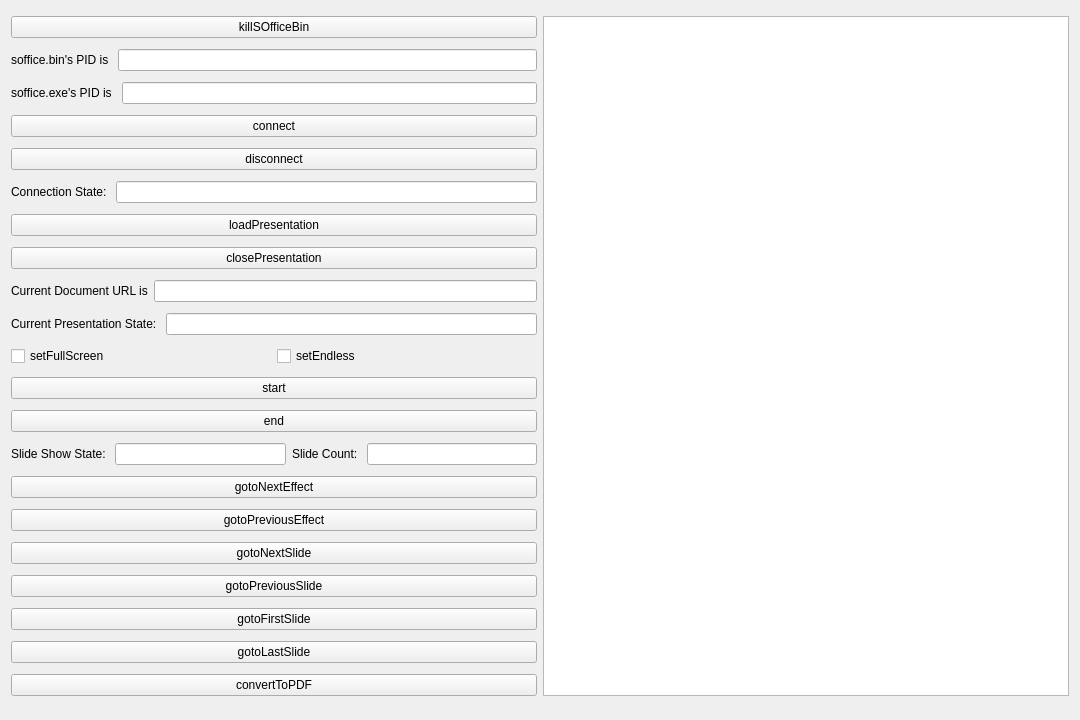
<?xml version="1.0" encoding="UTF-8"?>
<ui version="4.0">
 <class>Widget</class>
 <widget class="QWidget" name="Widget">
  <property name="geometry">
   <rect>
    <x>0</x>
    <y>0</y>
    <width>1080</width>
    <height>720</height>
   </rect>
  </property>
  <property name="windowTitle">
   <string>Slideshow Office API Test</string>
  </property>
  <layout class="QGridLayout" name="gridLayout">
   <item row="0" column="0">
    <widget class="QPushButton" name="pushButton_killSOfficeBin">
     <property name="text">
      <string>killSOfficeBin</string>
     </property>
    </widget>
   </item>
   <item row="0" column="1" rowspan="21">
    <widget class="QPlainTextEdit" name="plainTextEdit_log"/>
   </item>
   <item row="1" column="0">
    <layout class="QHBoxLayout" name="horizontalLayout_sOfficeBinPid">
     <item>
      <widget class="QLabel" name="label_sOfficeBinPid">
       <property name="text">
        <string>soffice.bin's PID is </string>
       </property>
      </widget>
     </item>
     <item>
      <widget class="QLineEdit" name="lineEdit_sOfficeBinPid">
       <property name="text">
        <string/>
       </property>
      </widget>
     </item>
    </layout>
   </item>
   <item row="2" column="0">
    <layout class="QHBoxLayout" name="horizontalLayout_sOfficeExePid">
     <item>
      <widget class="QLabel" name="label_sOfficeExePid">
       <property name="text">
        <string>soffice.exe's PID is </string>
       </property>
      </widget>
     </item>
     <item>
      <widget class="QLineEdit" name="lineEdit_sOfficeExePid">
       <property name="text">
        <string/>
       </property>
      </widget>
     </item>
    </layout>
   </item>
   <item row="3" column="0">
    <widget class="QPushButton" name="pushButton_connect">
     <property name="text">
      <string>connect</string>
     </property>
    </widget>
   </item>
   <item row="4" column="0">
    <widget class="QPushButton" name="pushButton_disconnect">
     <property name="text">
      <string>disconnect</string>
     </property>
    </widget>
   </item>
   <item row="5" column="0">
    <layout class="QHBoxLayout" name="horizontalLayout_connectionState">
     <item>
      <widget class="QLabel" name="label_connectionState">
       <property name="text">
        <string>Connection State: </string>
       </property>
      </widget>
     </item>
     <item>
      <widget class="QLineEdit" name="lineEdit_connectionState">
       <property name="text">
        <string/>
       </property>
      </widget>
     </item>
    </layout>
   </item>
   <item row="6" column="0">
    <widget class="QPushButton" name="pushButton_loadPresentation">
     <property name="text">
      <string>loadPresentation</string>
     </property>
    </widget>
   </item>
   <item row="7" column="0">
    <widget class="QPushButton" name="pushButton_closePresentation">
     <property name="text">
      <string>closePresentation</string>
     </property>
    </widget>
   </item>
   <item row="8" column="0">
    <layout class="QHBoxLayout" name="horizontalLayout_currentDocumentURL">
     <item>
      <widget class="QLabel" name="label_currentDocumentURL">
       <property name="text">
        <string>Current Document URL is</string>
       </property>
      </widget>
     </item>
     <item>
      <widget class="QLineEdit" name="lineEdit_currentDocumentURL">
       <property name="text">
        <string/>
       </property>
      </widget>
     </item>
    </layout>
   </item>
   <item row="9" column="0">
    <layout class="QHBoxLayout" name="horizontalLayout_isPresentationAvailable">
     <item>
      <widget class="QLabel" name="label_isPresentationAvailable">
       <property name="text">
        <string>Current Presentation State: </string>
       </property>
      </widget>
     </item>
     <item>
      <widget class="QLineEdit" name="lineEdit_isPresentationAvailable">
       <property name="text">
        <string/>
       </property>
      </widget>
     </item>
    </layout>
   </item>
   <item row="10" column="0">
    <layout class="QHBoxLayout" name="horizontalLayout_settings">
     <item>
      <widget class="QCheckBox" name="checkBox_setFullScreen">
       <property name="text">
        <string>setFullScreen</string>
       </property>
      </widget>
     </item>
     <item>
      <widget class="QCheckBox" name="checkBox_setEndless">
       <property name="text">
        <string>setEndless</string>
       </property>
      </widget>
     </item>
    </layout>
   </item>
   <item row="11" column="0">
    <widget class="QPushButton" name="pushButton_start">
     <property name="text">
      <string>start</string>
     </property>
    </widget>
   </item>
   <item row="12" column="0">
    <widget class="QPushButton" name="pushButton_end">
     <property name="text">
      <string>end</string>
     </property>
    </widget>
   </item>
   <item row="13" column="0">
    <layout class="QHBoxLayout" name="horizontalLayout_slideShowState">
     <item>
      <widget class="QLabel" name="label_isSlideShowRunning">
       <property name="text">
        <string>Slide Show State: </string>
       </property>
      </widget>
     </item>
     <item>
      <widget class="QLineEdit" name="lineEdit_isSlideShowRunning">
       <property name="text">
        <string/>
       </property>
      </widget>
     </item>
     <item>
      <widget class="QLabel" name="label_slideCount">
       <property name="text">
        <string>Slide Count: </string>
       </property>
      </widget>
     </item>
     <item>
      <widget class="QLineEdit" name="lineEdit_slideCount">
       <property name="text">
        <string/>
       </property>
      </widget>
     </item>
    </layout>
   </item>
   <item row="14" column="0">
    <widget class="QPushButton" name="pushButton_gotoNextEffect">
     <property name="text">
      <string>gotoNextEffect</string>
     </property>
    </widget>
   </item>
   <item row="15" column="0">
    <widget class="QPushButton" name="pushButton_gotoPreviousEffect">
     <property name="text">
      <string>gotoPreviousEffect</string>
     </property>
    </widget>
   </item>
   <item row="16" column="0">
    <widget class="QPushButton" name="pushButton_gotoNextSlide">
     <property name="text">
      <string>gotoNextSlide</string>
     </property>
    </widget>
   </item>
   <item row="17" column="0">
    <widget class="QPushButton" name="pushButton_gotoPreviousSlide">
     <property name="text">
      <string>gotoPreviousSlide</string>
     </property>
    </widget>
   </item>
   <item row="18" column="0">
    <widget class="QPushButton" name="pushButton_gotoFirstSlide">
     <property name="text">
      <string>gotoFirstSlide</string>
     </property>
    </widget>
   </item>
   <item row="19" column="0">
    <widget class="QPushButton" name="pushButton_gotoLastSlide">
     <property name="text">
      <string>gotoLastSlide</string>
     </property>
    </widget>
   </item>
   <item row="20" column="0">
    <widget class="QPushButton" name="pushButton_convertToPDF">
     <property name="text">
      <string>convertToPDF</string>
     </property>
    </widget>
   </item>
  </layout>
 </widget>
 <resources/>
 <connections/>
</ui>
